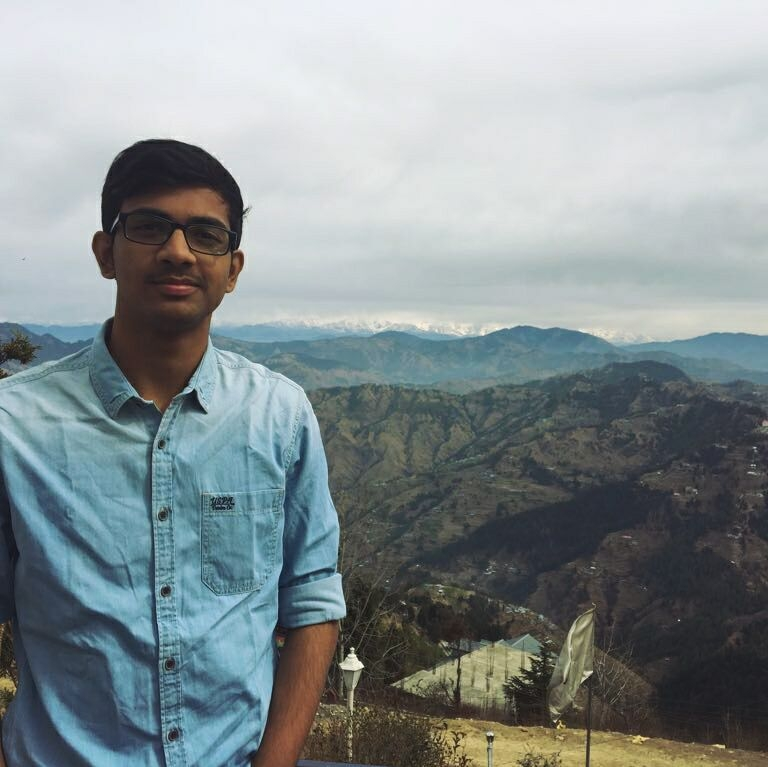
#> input picture Pictures/nitin.jpg, 768 x 767 px
$ python -i imageProcessing.py   (imports and definitions only)
#> lines starting #> are read from the running program, lines starting #| are printed output that depends on the picture; after the words box and inside, x2 and y2 are one past the last pixel; in counts of white or black regions, pixels touching at a corner belong together

import numpy as np
import cv2
minValue = 70
def func(path):
#> called with path = 'Pictures/nitin.jpg'
    frame = cv2.imread(path)
#> frame is the input picture: shape (767, 768, 3); mean B, G, R 145.7, 143.7, 134

    gray = cv2.cvtColor(frame, cv2.COLOR_BGR2GRAY)
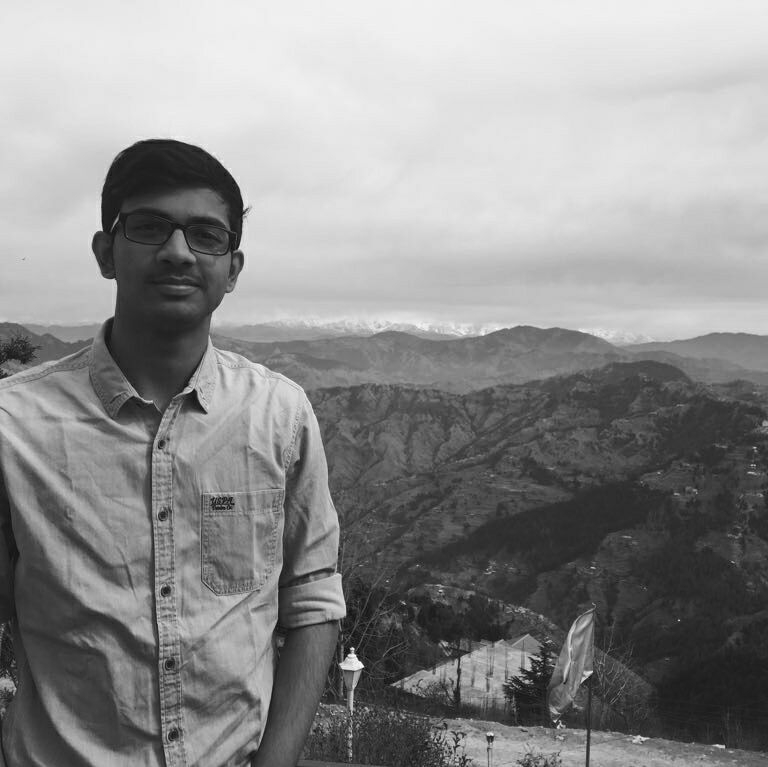
#> gray: shape (767, 768); min 3, max 254, mean 141
    blur = cv2.GaussianBlur(gray,(5,5),2)

    th3 = cv2.adaptiveThreshold(blur,255,cv2.ADAPTIVE_THRESH_GAUSSIAN_C,cv2.THRESH_BINARY_INV,11,2)
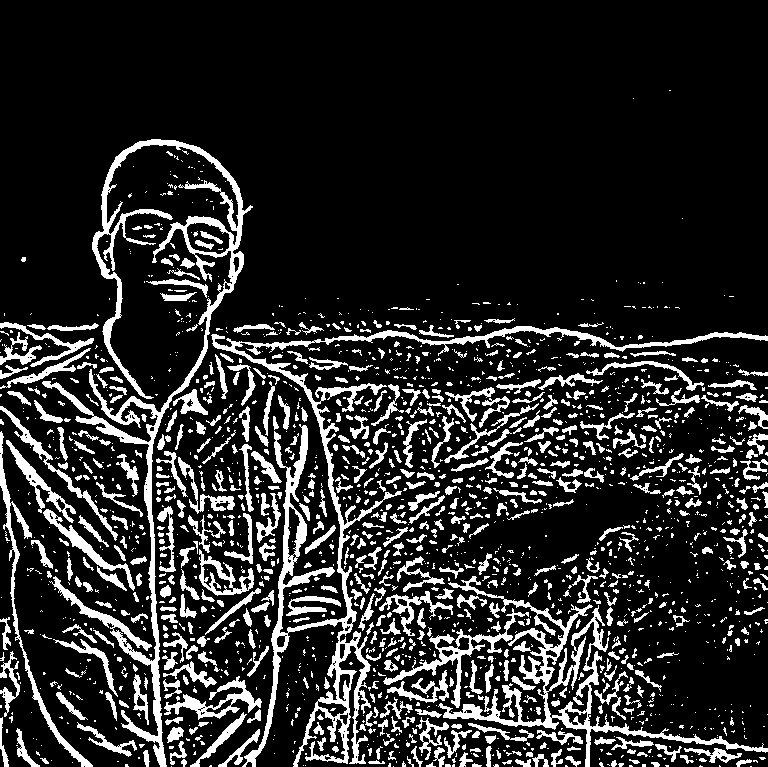
#> th3: shape (767, 768); 16.2% white; 1947 white regions (1309 under 20 px), largest, box (x1, y1, x2, y2) and area: (211, 326, 768, 767) 11721, (42, 139, 253, 767) 11118, (438, 576, 768, 767) 6330
    ret, res = cv2.threshold(th3, minValue, 255, cv2.THRESH_BINARY_INV+cv2.THRESH_OTSU)
#> ret = 0
    return res

>>> result = func('Pictures/nitin.jpg')

$ run again, on Pictures/ravi.jpg
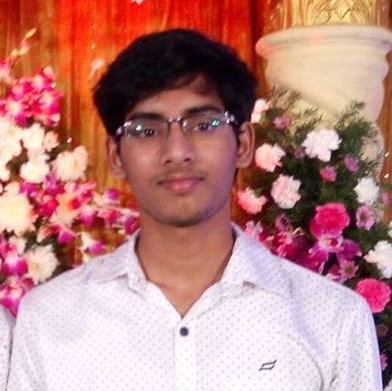
#> input picture Pictures/ravi.jpg, 392 x 391 px
#> in func, frame is the input picture: shape (391, 392, 3); mean B, G, R 128.8, 131.7, 187
#> in func, `blur = cv2.GaussianBlur(gray,(5,5),2)`:
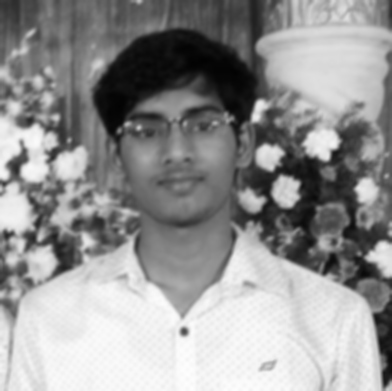
#> blur: shape (391, 392); min 2, max 254, mean 147.9
#> in func, `th3 = cv2.adaptiveThreshold(blur,255,cv2.ADAPTIVE_THRESH_GAUSSIAN_C,cv..`:
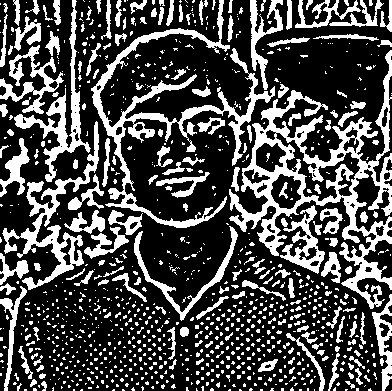
#> th3: shape (391, 392); 29.5% white; 1018 white regions (836 under 20 px), largest, box (x1, y1, x2, y2) and area: (229, 50, 392, 309) 9216, (91, 0, 275, 228) 5420, (2, 121, 99, 290) 2866
#> ret = 0

$ run again, on Pictures/sheldon.jpg
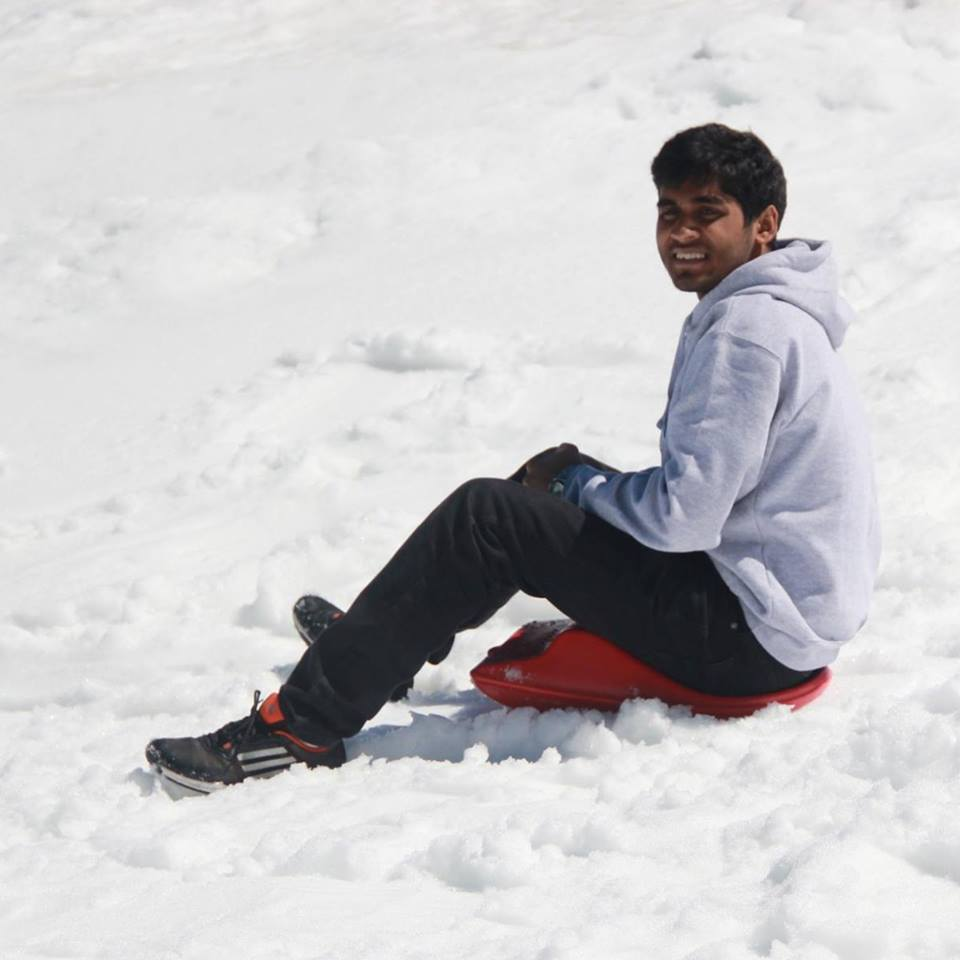
#> input picture Pictures/sheldon.jpg, 960 x 960 px
#> in func, frame is the input picture: shape (960, 960, 3); mean B, G, R 203.4, 201.4, 202.6
#> in func, `gray = cv2.cvtColor(frame, cv2.COLOR_BGR2GRAY)`:
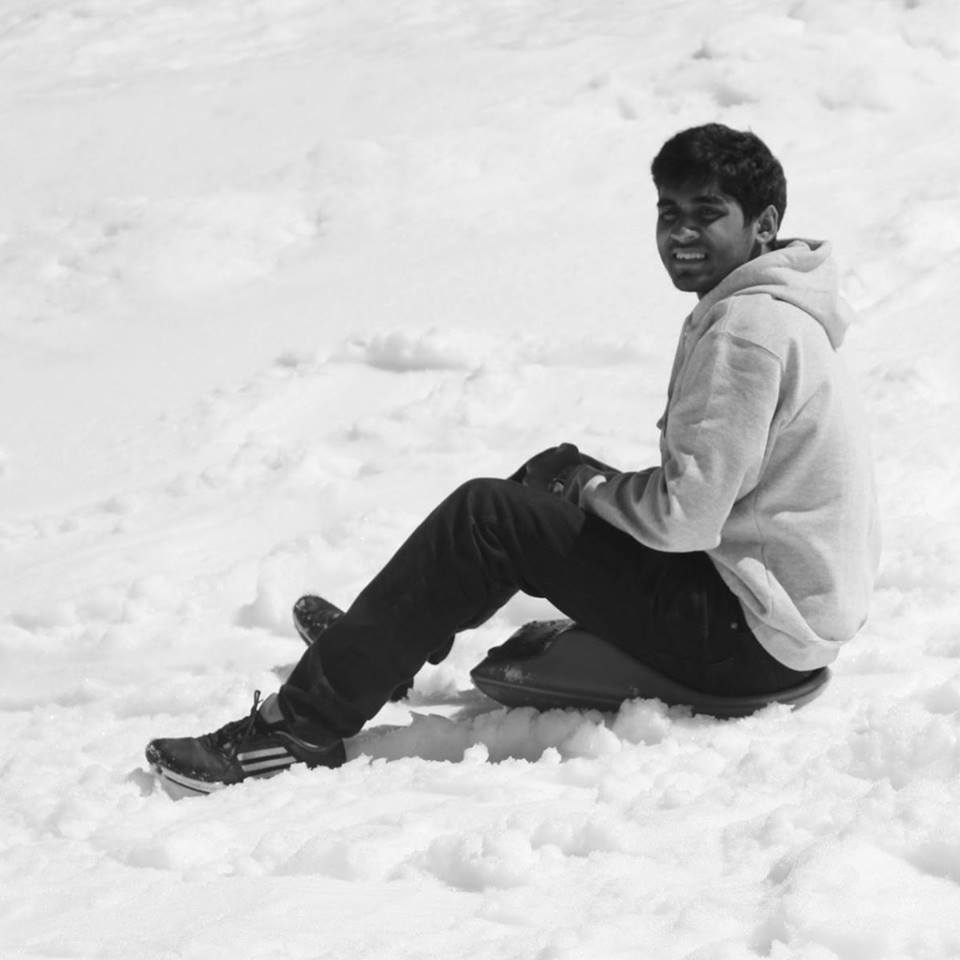
#> gray: shape (960, 960); min 12, max 253, mean 202
#> in func, `th3 = cv2.adaptiveThreshold(blur,255,cv2.ADAPTIVE_THRESH_GAUSSIAN_C,cv..`:
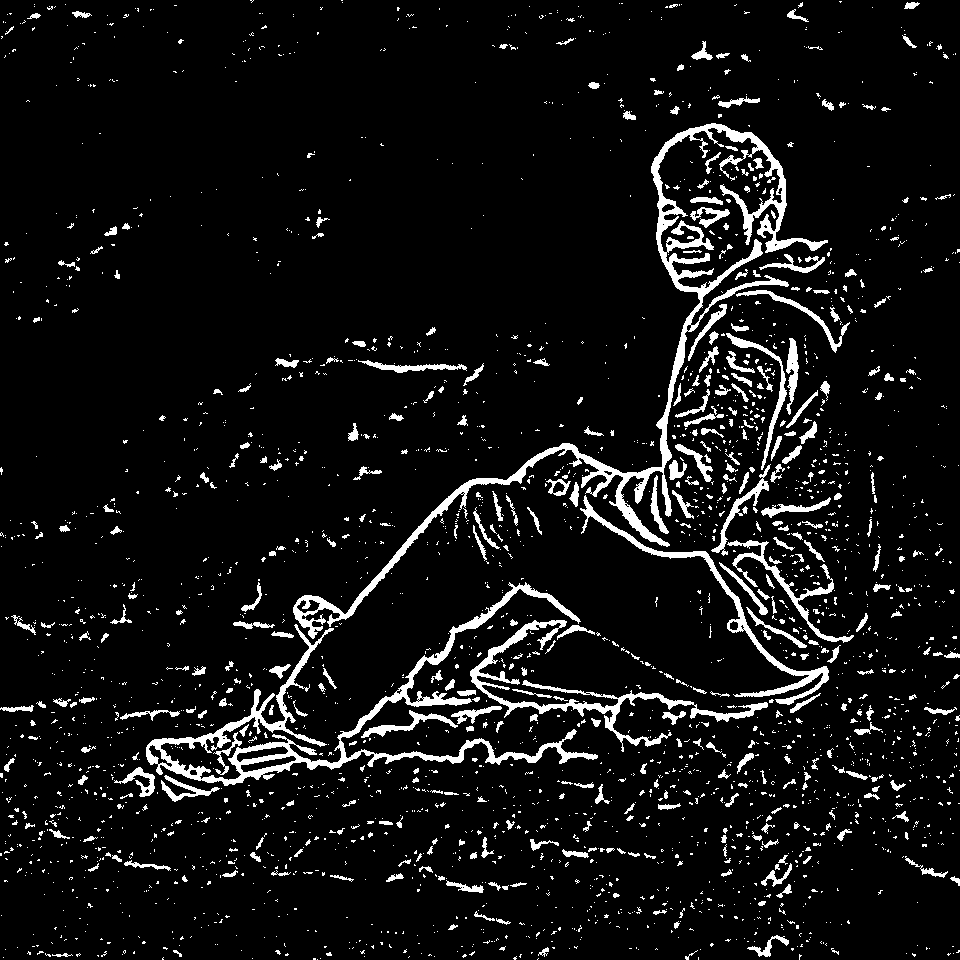
#> th3: shape (960, 960); 7.2% white; 2687 white regions (2279 under 20 px), largest, box (x1, y1, x2, y2) and area: (293, 123, 828, 639) 12188, (146, 582, 598, 786) 9018, (470, 620, 768, 752) 3781
#> ret = 0

$ run again, on Pictures/sid.jpg
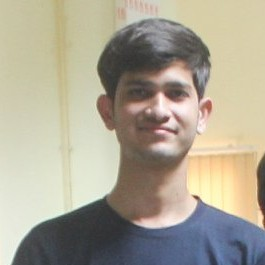
#> input picture Pictures/sid.jpg, 265 x 265 px
#> in func, frame is the input picture: shape (265, 265, 3); mean B, G, R 147.6, 165, 171.7
#> in func, `gray = cv2.cvtColor(frame, cv2.COLOR_BGR2GRAY)`:
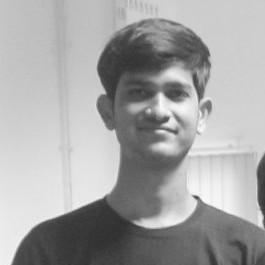
#> gray: shape (265, 265); min 47, max 251, mean 165
#> in func, `th3 = cv2.adaptiveThreshold(blur,255,cv2.ADAPTIVE_THRESH_GAUSSIAN_C,cv..`:
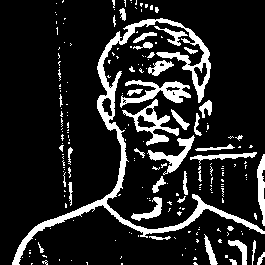
#> th3: shape (265, 265); 14.4% white; 203 white regions (163 under 20 px), largest, box (x1, y1, x2, y2) and area: (12, 18, 265, 265) 4233, (120, 80, 191, 108) 769, (122, 99, 179, 146) 720
#> ret = 0
